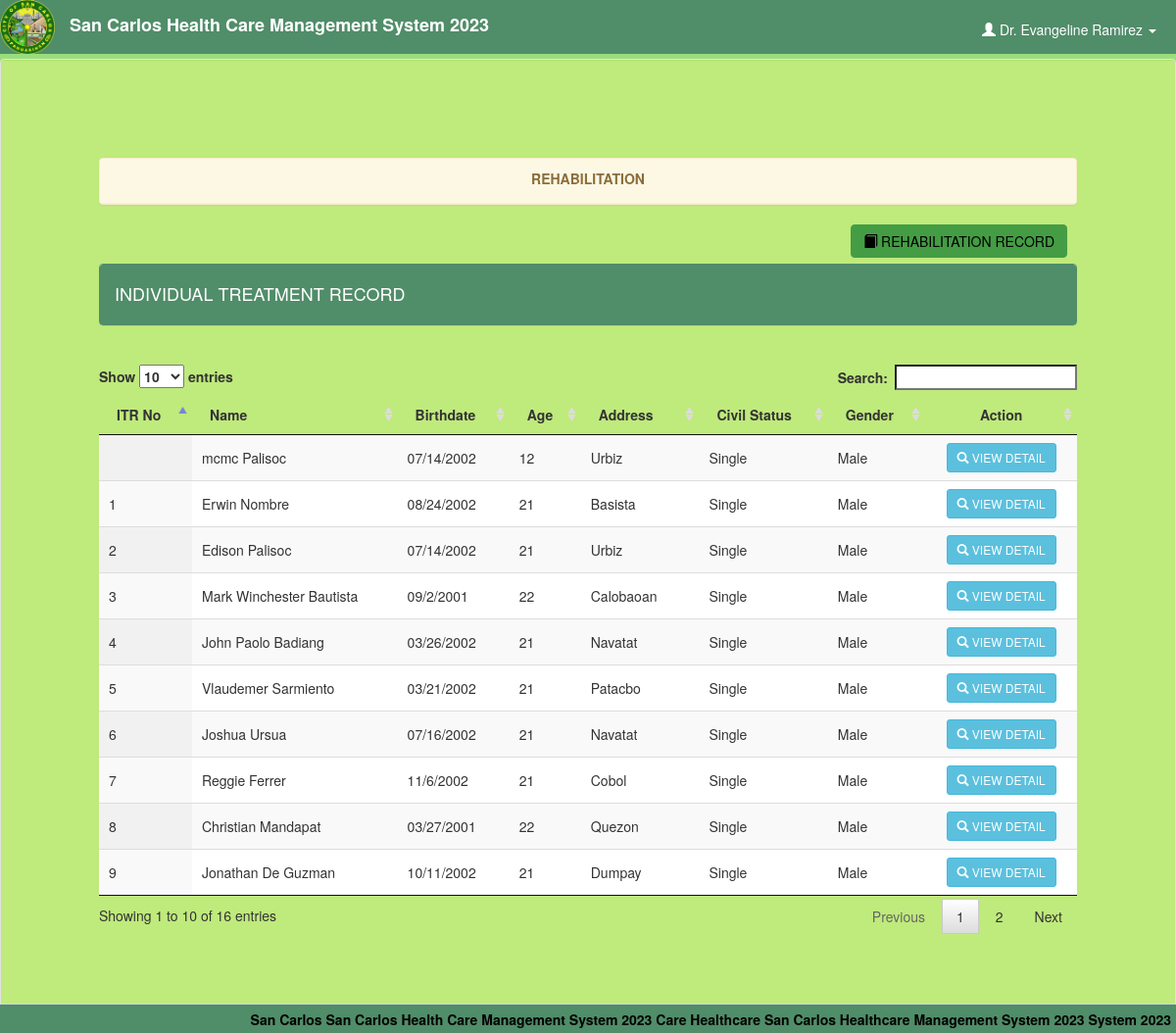
The app's page /rehabilitation.php (signed in) with its own data.
### tables this page shows
CREATE TABLE `user` (
  `user_id` int(11) NOT NULL,
  `username` varchar(20) NOT NULL,
  `password` varchar(12) NOT NULL,
  `firstname` varchar(20) NOT NULL,
  `middlename` varchar(20) NOT NULL,
  `lastname` varchar(20) NOT NULL,
  `section` varchar(20) NOT NULL
);

CREATE TABLE `itr` (
  `itr_no` varchar(4) NOT NULL,
  `family_no` varchar(6) NOT NULL,
  `phil_health_no` varchar(11) NOT NULL,
  `firstname` varchar(20) NOT NULL,
  `middlename` varchar(20) NOT NULL,
  `lastname` varchar(20) NOT NULL,
  `birthdate` varchar(20) NOT NULL,
  `age` int(3) NOT NULL,
  `address` varchar(30) NOT NULL,
  `civil_status` varchar(10) NOT NULL,
  `gender` varchar(10) NOT NULL,
  `BP` varchar(10) NOT NULL,
  `TEMP` varchar(10) NOT NULL,
  `PR` varchar(10) NOT NULL,
  `RR` varchar(10) NOT NULL,
  `WT` varchar(10) NOT NULL,
  `HT` varchar(10) NOT NULL
);

### rehabilitation.php (the view, shortened to what this page needs)
<!DOCTYPE html>
<?php
	$conn = new mysqli("localhost", "root", "", "hcpms") or die(mysqli_error());
	$query = $conn->query("SELECT * FROM `user` WHERE `user_id` = '$_SESSION[user_id]'") or die(mysqli_error());
	$fetch = $query->fetch_array();
?>
<html lang = "en">
	<head>
		<link rel = "stylesheet" type = "text/css" href = "css/bootstrap.css" />
		<link rel = "stylesheet" type = "text/css" href = "css/jquery.dataTables.css" />
		<link rel = "stylesheet" type = "text/css" href = "css/customize.css" />
	</head>
	<body>
	<div class = "navbar navbar-default navbar-fixed-top">
		<img src = "images/hc.png" style = "float:left;" height = "55px"><label class = "navbar-brand">San Carlos Health Care Management System 2023</label>
		<ul class = "nav navbar-right">
				<li class = "dropdown">
					<a class = "user dropdown-toggle" data-toggle = "dropdown" href = "#">
						<span class = "glyphicon glyphicon-user"></span>
						<?php echo $fetch['firstname']." ".$fetch['lastname'] ?>
						<b class = "caret"></b>
					</a>
				</li>
			</ul>
	</div>
	<br />
	<br />
	<br />
	<div class = "well">
		<div class = "panel panel-warning">
			<div class = "panel-heading">
				<center><label>REHABILITATION</label></center>
			</div>
		</div>
		<a href = "view_rehabilitation_record.php" id = "d_record" style = "float:right; margin-right:10px;" class = "btn btn-success"><span class = "glyphicon glyphicon-book"></span> REHABILITATION RECORD</a>
		<br />
		<br />
		<div class = "panel panel-primary">
			<div class = "panel-heading">
				<h4>INDIVIDUAL TREATMENT RECORD</h4>
			</div>
		</div>
		<br />
		<table id = "table" class = "display" cellspacing = "0" >
			<thead>
				<tr>
					<th>ITR No</th>
					<th>Name</th>
					<th>Birthdate</th>
					<th>Age</th>
					<th>Address</th>
					<th>Civil Status</th>
					<th>Gender</th>
					<th><center>Action</center></th>
				</tr>
			</thead>
			<tbody>
			<?php
				$conn = new mysqli("localhost", "root", "", "hcpms") or die(mysqli_error());
				$q = $conn->query("SELECT * FROM `itr` ORDER BY `itr_no` DESC") or die(mysqli_error());
				while($f = $q->fetch_array()){
			?>
				<tr>
					<td><?php echo $f['itr_no']?></td>
					<td><?php echo $f['firstname']." ".$f['lastname'] ?></td>
					<td><?php echo $f['birthdate'] ?></td>
					<td><?php echo $f['age'] ?></td>
					<td><?php echo $f['address'] ?></td>
					<td><?php echo $f['civil_status'] ?></td>
					<td><?php echo $f['gender'] ?></td>
					<td>
						<center>
							<a href = "view_rehabilitation.php?itr_no=<?php echo $f['itr_no']?>"class = "btn btn-sm btn-info"><span class = "glyphicon glyphicon-search"></span> VIEW DETAIL</a>
						</center>
					</td>
				</tr>
			<?php
				}
			?>
			</tbody>
		</table>
	</div>
	<div id = "footer">
		<label class = "footer-title">San Carlos San Carlos Health Care Management System 2023 Care Healthcare San Carlos Healthcare Management System 2023 System 2023</label>
	</div>
	</body>
</html>

### css/customize.css (style rules this page uses)
html, body { height:100%; }
#footer { height:30px; width:100%; background-color: #508D69; background-repeat: no-repeat; filter: none; border: 1px solid #D5D5D5; position: fixed; right: 0; left: 0; z-index: 1030; bottom: 0; border-width: 1px 0 0; }
.user { color:#fff; margin-top:10px; margin-right:20px; }
.footer-title { margin-top:5px; color: #000; margin-right:5px; float:right; font-family:Helvetica Neue; }

### rehabilitation.php (style rules this page uses)
body { background-color: #9ADE7B; }
.navbar-default { background-color: #508D69; border-color: #9ADE7B; }
.navbar-default .navbar-brand { color: #ffffff; }

### records on screen
user: firstname "Dr. Evangeline", lastname "Ramirez"
itr: itr_no "9", firstname "Jonathan", lastname "De Guzman", birthdate "10/11/2002", age "21", address "Dumpay", civil_status "Single", gender "Male"
itr: itr_no "8", firstname "Christian", lastname "Mandapat", birthdate "03/27/2001", age "22", address "Quezon", civil_status "Single", gender "Male"
itr: itr_no "7", firstname "Reggie", lastname "Ferrer", birthdate "11/6/2002", age "21", address "Cobol", civil_status "Single", gender "Male"
itr: itr_no "6", firstname "Joshua", lastname "Ursua", birthdate "07/16/2002", age "21", address "Navatat", civil_status "Single", gender "Male"
itr: itr_no "5", firstname "Vlaudemer", lastname "Sarmiento", birthdate "03/21/2002", age "21", address "Patacbo", civil_status "Single", gender "Male"
itr: itr_no "4", firstname "John Paolo", lastname "Badiang", birthdate "03/26/2002", age "21", address "Navatat", civil_status "Single", gender "Male"
itr: itr_no "3", firstname "Mark Winchester", lastname "Bautista", birthdate "09/2/2001", age "22", address "Calobaoan", civil_status "Single", gender "Male"
itr: itr_no "2", firstname "Edison", lastname "Palisoc", birthdate "07/14/2002", age "21", address "Urbiz", civil_status "Single", gender "Male"
itr: itr_no "1", firstname "Erwin", lastname "Nombre", birthdate "08/24/2002", age "21", address "Basista", civil_status "Single", gender "Male"
itr: firstname "mcmc", lastname "Palisoc", birthdate "07/14/2002", age "12", address "Urbiz", civil_status "Single", gender "Male"
